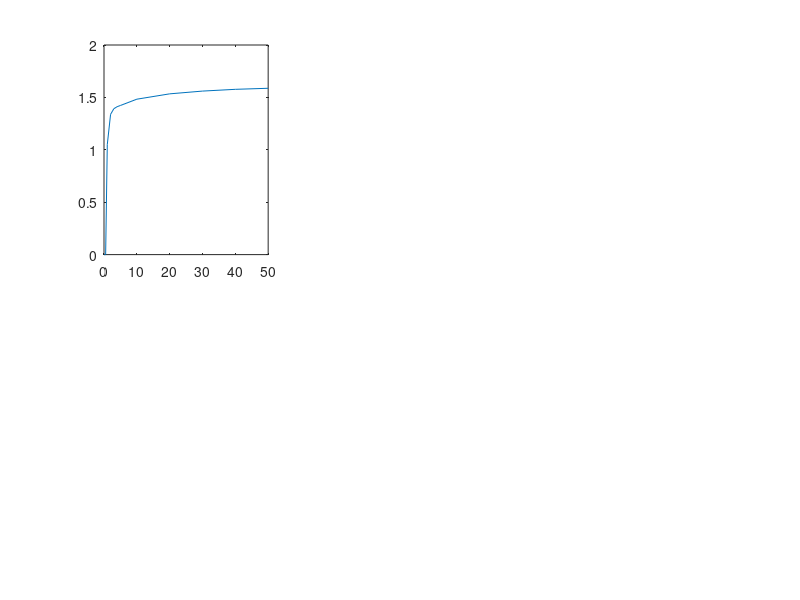

Reproduce this figure in MATLAB. (Note: this script raises an error after producing the figure.)
% plot the subplots for the paper figure Fig.6
% first line: increasing chi for Dw=40 and fv>0
% second line: Dw=1 and fv<0
% columns: 1) u (cells); 2) v (activator); 3) w (inhibitor)
clear all; close all; clc;


% the chi vector values
t = [0;0.1;0.2;0.3;0.4;0.5;1;2;3;4;5;10;20;30;40;50];
sizedata = length(t);

% the fitting coefficients are already calculated and saved
%Fitting function
F = @(x,xdata) x(1)*exp(-x(2)*xdata) + x(3)*exp(-x(4)*xdata) + x(5)*ones(sizedata,1);

% to plot the fitting
linesize = 2;
tplot = linspace(0,50);

% set screen sized plot
set(gcf, 'Position', get(0, 'Screensize'));

%configs for the plots line size and mark size
wid = 2;
mark = 12;
fontsize=30;

% colors used at the plot
color1 = [0.33,0.11,0.56];
color2 = [0.45,0.51,0.58];
color3 = [0.52,0.45,0.82];
color4 = [0.53,0.42,0.28];

facecolor1 = [0.726203203201294,0.785383284091950,0.913725495338440];
facecolor2 = [0.796078443527222,0.856862783432007,0.899999976158142];
facecolor3 = [0.863305330276489,0.881792724132538,0.870588243007660];
facecolor4 = [0.941176474094391,0.909803926944733,0.835294127464294];

%%%%%%%%%%%%%%%%%%%%%%%%%%%%%%%%%%%%%%%%%%%%%%%%%%%%%%%%
%first row: load the pattern measurements for inside Turing space
load('Fig6_data_abc_Dw40fvpos.mat')


%%%%%%%%%%%%%%%%%%%%%%%%%%%%%%%%%%%%%%%%%%%%%%%%%%%
% subplot 1

subplot(2,3,1)
load('Fig6_Mu_fit_abc_Dw40fvpos.mat')

y1 = vetu1;
y2 = vetu2;
y3 = vetu3;
y4 = vetu4;


plot1 = plot(t,y1); hold on;
plot1.MarkerSize = mark;
plot1.Marker = 's';
plot1.LineStyle = 'none';
plot1.LineWidth = wid;
plot1.MarkerEdgeColor = color1;
plot1.MarkerFaceColor = facecolor1;

% plotting configurations
ax = gca;
axis([0 50 0 1.7]);
axis('square');
ax.FontSize = fontsize;
ax.FontName='Helvetica';
xlabel('\chi')
ylabel('M')

plot2 = plot(t,y2); hold on;
plot2.MarkerSize = mark;
plot2.Marker = '^';
plot2.LineStyle = 'none';
plot2.LineWidth = wid;
plot2.MarkerEdgeColor = color2;
plot2.MarkerFaceColor = facecolor2;

plot3 = plot(t,y3); hold on;
plot3.MarkerSize = mark;
plot3.Marker = 'o';
plot3.LineStyle = 'none';
plot3.LineWidth = wid;
plot3.MarkerEdgeColor = color3;
plot3.MarkerFaceColor = facecolor3;


plot4 = plot(t,y4); hold on;
plot4.MarkerSize = mark;
plot4.Marker = 'd';
plot4.LineStyle = 'none';
plot4.LineWidth = wid;
plot4.MarkerEdgeColor = color4;
plot4.MarkerFaceColor = facecolor4;

%plotting fitting
Fplot1 = F(x1,tplot);
Fplot2 = F(x2,tplot);
Fplot3 = F(x3,tplot);
Fplot4 = F(x4,tplot);

l1 = plot(tplot,Fplot1(1,:)); hold on;
l1.LineWidth = linesize;
l1.LineStyle = '-';
l1.Color = color1;

l2 = plot(tplot,Fplot2(1,:)); hold on;
l2.LineWidth = linesize;
l2.LineStyle = '--';
l2.Color = color2;

l3 = plot(tplot,Fplot3(1,:)); hold on;
l3.LineWidth = linesize;
l3.LineStyle = ':';
l3.Color = color3;

l4 = plot(tplot,Fplot4(1,:)); hold on;
l4.LineWidth = linesize;
l4.LineStyle = '-.';
l4.Color = color4;

legend({'\epsilon_{1}=1, \epsilon_{2}=1','\epsilon_{1}=0, \epsilon_{2}=1','\epsilon_{1}=1, \epsilon_{2}=0',...
    '\epsilon_{1}=0, \epsilon_{2}=0'},'Position',[0.223335234686679 0.616773835641495 0.0988095238095238 0.211162255466053])

% Create textbox
annotation('textbox',...
    [0.0976190476190489 0.883349827387802 0.0357142857142859 0.0523590333716916],...
    'String',{'a)'},...
    'FontSize',fontsize,...
    'LineStyle','none',...
    'FitBoxToText','off',...
    'EdgeColor',[1 1 1]);

hold off;
clear x1 x2 x3 x4;

%%%%%%%%%%%%%%%%%%%%%%%%%%%%%%%%%%%%%%%%%%%%%%%%%%%
% subplot 2

subplot(2,3,2)
load('Fig6_Mv_fit_abc_Dw40fvpos.mat')

y1 = vetv1;
y2 = vetv2;
y3 = vetv3;
y4 = vetv4;

plot1 = plot(t,y1); hold on;
plot1.MarkerSize = mark;
plot1.Marker = 's';
plot1.LineStyle = 'none';
plot1.LineWidth = wid;
plot1.MarkerEdgeColor = color1;
plot1.MarkerFaceColor = facecolor1;

% plotting configurations
ax = gca;
axis([0 50 0 2.1]);
axis('square');
ax.FontSize = fontsize;
ax.FontName='Helvetica';
xlabel('\chi')
ylabel('M')

plot2 = plot(t,y2); hold on;
plot2.MarkerSize = mark;
plot2.Marker = '^';
plot2.LineStyle = 'none';
plot2.LineWidth = wid;
plot2.MarkerEdgeColor = color2;
plot2.MarkerFaceColor = facecolor2;

plot3 = plot(t,y3); hold on;
plot3.MarkerSize = mark;
plot3.Marker = 'o';
plot3.LineStyle = 'none';
plot3.LineWidth = wid;
plot3.MarkerEdgeColor = color3;
plot3.MarkerFaceColor = facecolor3;


plot4 = plot(t,y4); hold on;
plot4.MarkerSize = mark;
plot4.Marker = 'd';
plot4.LineStyle = 'none';
plot4.LineWidth = wid;
plot4.MarkerEdgeColor = color4;
plot4.MarkerFaceColor = facecolor4;


%plotting fitting
Fplot1 = F(x1,tplot);
Fplot2 = F(x2,tplot);
Fplot3 = F(x3,tplot);
Fplot4 = F(x4,tplot);

l1 = plot(tplot,Fplot1(1,:)); hold on;
l1.LineWidth = linesize;
l1.LineStyle = '-';
l1.Color = color1;

l2 = plot(tplot,Fplot2(1,:)); hold on;
l2.LineWidth = linesize;
l2.LineStyle = '--';
l2.Color = color2;

l3 = plot(tplot,Fplot3(1,:)); hold on;
l3.LineWidth = linesize;
l3.LineStyle = ':';
l3.Color = color3;

l4 = plot(tplot,Fplot4(1,:)); hold on;
l4.LineWidth = linesize;
l4.LineStyle = '-.';
l4.Color = color4;


% Create textbox
annotation('textbox',...
    [0.377976190476195 0.884500575373993 0.0357142857142858 0.0523590333716916],...
    'String',{'b)'},...
    'FontSize',fontsize,...
    'LineStyle','none',...
    'FitBoxToText','off',...
    'EdgeColor',[1 1 1]);


hold off;



%%%%%%%%%%%%%%%%%%%%%%%%%%%%%%%%%%%%%%%%%%%%%%%%%%%
% subplot 3

subplot(2,3,3)
load('Fig6_Mw_fit_abc_Dw40fvpos.mat')

y1 = vetw1;
y2 = vetw2;
y3 = vetw3;
y4 = vetw4;

plot1 = plot(t,y1); hold on;
plot1.MarkerSize = mark;
plot1.Marker = 's';
plot1.LineStyle = 'none';
plot1.LineWidth = wid;
plot1.MarkerEdgeColor = color1;
plot1.MarkerFaceColor = facecolor1;

% plotting configurations
ax = gca;
axis([0 50 0 0.09]);
axis('square');
ax.FontSize = fontsize;
ax.FontName='Helvetica';
xlabel('\chi')
ylabel('M')

plot2 = plot(t,y2); hold on;
plot2.MarkerSize = mark;
plot2.Marker = '^';
plot2.LineStyle = 'none';
plot2.LineWidth = wid;
plot2.MarkerEdgeColor = color2;
plot2.MarkerFaceColor = facecolor2;

plot3 = plot(t,y3); hold on;
plot3.MarkerSize = mark;
plot3.Marker = 'o';
plot3.LineStyle = 'none';
plot3.LineWidth = wid;
plot3.MarkerEdgeColor = color3;
plot3.MarkerFaceColor = facecolor3;


plot4 = plot(t,y4); hold on;
plot4.MarkerSize = mark;
plot4.Marker = 'd';
plot4.LineStyle = 'none';
plot4.LineWidth = wid;
plot4.MarkerEdgeColor = color4;
plot4.MarkerFaceColor = facecolor4;


%plotting fitting
Fplot1 = F(x1,tplot);
Fplot2 = F(x2,tplot);
Fplot3 = F(x3,tplot);
Fplot4 = F(x4,tplot);

l1 = plot(tplot,Fplot1(1,:)); hold on;
l1.LineWidth = linesize;
l1.LineStyle = '-';
l1.Color = color1;

l2 = plot(tplot,Fplot2(1,:)); hold on;
l2.LineWidth = linesize;
l2.LineStyle = '--';
l2.Color = color2;

l3 = plot(tplot,Fplot3(1,:)); hold on;
l3.LineWidth = linesize;
l3.LineStyle = ':';
l3.Color = color3;

l4 = plot(tplot,Fplot4(1,:)); hold on;
l4.LineWidth = linesize;
l4.LineStyle = '-.';
l4.Color = color4;


% Create textbox
annotation('textbox',...
    [0.650000000000005 0.884500575373993 0.0357142857142857 0.0523590333716916],...
    'String',{'c)'},...
    'FontSize',fontsize,...
    'LineStyle','none',...
    'FitBoxToText','off',...
    'EdgeColor',[1 1 1]);


hold off;

%%%%%%%%%%%%%%%%%%%%%%%%%%%%%%%%%%%%%%%%%%%%%%%%%%%
%second row: load the pattern measurements outside Turing
load('Fig6_data_def_Dw1fvneg.mat');


%%%%%%%%%%%%%%%%%%%%%%%%%%%%%%%%%%%%%%%%%%%%%%%%%%%
% subplot 4
% plot u with e2=0
subplot(2,3,4)
load('Fig6_Mu_fit_def_Dw1fvneg.mat')

y1 = vetu1;
y2 = vetu2;
y3 = vetu3;
y4 = vetu4;


plot1 = plot(t,y1); hold on;
plot1.MarkerSize = mark;
plot1.Marker = 's';
plot1.LineStyle = 'none';
plot1.LineWidth = wid;
plot1.MarkerEdgeColor = color1;
plot1.MarkerFaceColor = facecolor1;

% plotting configurations
ax = gca;
axis([0 50 0 1.7]);
axis('square');
ax.FontSize = fontsize;
ax.FontName='Helvetica';
xlabel('\chi')
ylabel('M')

plot2 = plot(t,y2); hold on;
plot2.MarkerSize = mark;
plot2.Marker = '^';
plot2.LineStyle = 'none';
plot2.LineWidth = wid;
plot2.MarkerEdgeColor = color2;
plot2.MarkerFaceColor = facecolor2;

plot3 = plot(t,y3); hold on;
plot3.MarkerSize = mark;
plot3.Marker = 'o';
plot3.LineStyle = 'none';
plot3.LineWidth = wid;
plot3.MarkerEdgeColor = color3;
plot3.MarkerFaceColor = facecolor3;


plot4 = plot(t,y4); hold on;
plot4.MarkerSize = mark;
plot4.Marker = 'd';
plot4.LineStyle = 'none';
plot4.LineWidth = wid;
plot4.MarkerEdgeColor = color4;
plot4.MarkerFaceColor = facecolor4;

%plotting fitting
Fplot1 = F(x1,tplot);
Fplot2 = F(x2,tplot);
Fplot3 = F(x3,tplot);
Fplot4 = F(x4,tplot);

l1 = plot(tplot,Fplot1(1,:)); hold on;
l1.LineWidth = linesize;
l1.LineStyle = '-';
l1.Color = color1;

l2 = plot(tplot,Fplot2(1,:)); hold on;
l2.LineWidth = linesize;
l2.LineStyle = '--';
l2.Color = color2;

l3 = plot(tplot,Fplot3(1,:)); hold on;
l3.LineWidth = linesize;
l3.LineStyle = ':';
l3.Color = color3;

l4 = plot(tplot,Fplot4(1,:)); hold on;
l4.LineWidth = linesize;
l4.LineStyle = '-.';
l4.Color = color4;

% legend({'\epsilon_{1}=1, \epsilon_{2}=1','\epsilon_{1}=0, \epsilon_{2}=1','\epsilon_{1}=1, \epsilon_{2}=0',...
%     '\epsilon_{1}=0, \epsilon_{2}=0'},'Position',...
% [0.222899845668248 0.132603264016265 0.0988095238095236 0.263923754977893])


% Create textbox
annotation('textbox',...
    [0.0976190476190528 0.410392405063291 0.0357142857142858 0.0523590333716915],...
    'String',{'d)'},...
    'FontSize',fontsize,...
    'LineStyle','none',...
    'FitBoxToText','off',...
    'EdgeColor',[1 1 1]);

hold off;

clear x1 x2 x3 x4;

%%%%%%%%%%%%%%%%%%%%%%%%%%%%%%%%%%%%%%%%%%%%%%%%%%%
% subplot 5
% plot v with e2=0

subplot(2,3,5)
load('Fig6_Mv_fit_def_Dw1fvneg.mat')

y1 = vetv1;
y2 = vetv2;
y3 = vetv3;
y4 = vetv4;

plot1 = plot(t,y1); hold on;
plot1.MarkerSize = mark;
plot1.Marker = 's';
plot1.LineStyle = 'none';
plot1.LineWidth = wid;
plot1.MarkerEdgeColor = color1;
plot1.MarkerFaceColor = facecolor1;

% plotting configurations
ax = gca;
axis([0 50 0 2.1]);
axis('square');
ax.FontSize = fontsize;
ax.FontName='Helvetica';
xlabel('\chi')
ylabel('M')

plot2 = plot(t,y2); hold on;
plot2.MarkerSize = mark;
plot2.Marker = '^';
plot2.LineStyle = 'none';
plot2.LineWidth = wid;
plot2.MarkerEdgeColor = color2;
plot2.MarkerFaceColor = facecolor2;

plot3 = plot(t,y3); hold on;
plot3.MarkerSize = mark;
plot3.Marker = 'o';
plot3.LineStyle = 'none';
plot3.LineWidth = wid;
plot3.MarkerEdgeColor = color3;
plot3.MarkerFaceColor = facecolor3;


plot4 = plot(t,y4); hold on;
plot4.MarkerSize = mark;
plot4.Marker = 'd';
plot4.LineStyle = 'none';
plot4.LineWidth = wid;
plot4.MarkerEdgeColor = color4;
plot4.MarkerFaceColor = facecolor4;


%plotting fitting
Fplot1 = F(x1,tplot);
Fplot2 = F(x2,tplot);
Fplot3 = F(x3,tplot);
Fplot4 = F(x4,tplot);

l1 = plot(tplot,Fplot1(1,:)); hold on;
l1.LineWidth = linesize;
l1.LineStyle = '-';
l1.Color = color1;

l2 = plot(tplot,Fplot2(1,:)); hold on;
l2.LineWidth = linesize;
l2.LineStyle = '--';
l2.Color = color2;

l3 = plot(tplot,Fplot3(1,:)); hold on;
l3.LineWidth = linesize;
l3.LineStyle = ':';
l3.Color = color3;

l4 = plot(tplot,Fplot4(1,:)); hold on;
l4.LineWidth = linesize;
l4.LineStyle = '-.';
l4.Color = color4;


% Create textbox
annotation('textbox',...
    [0.377976190476196 0.410392405063291 0.0357142857142858 0.0523590333716916],...
    'String',{'e)'},...
    'FontSize',fontsize,...
    'LineStyle','none',...
    'FitBoxToText','off',...
    'EdgeColor',[1 1 1]);

hold off;




%%%%%%%%%%%%%%%%%%%%%%%%%%%%%%%%%%%%%%%%%%%%%%%%%%%
% subplot 6
% plot w with e2=0

subplot(2,3,6)
load('Fig6_Mw_fit_def_Dw1fvneg.mat')

y1 = vetw1;
y2 = vetw2;
y3 = vetw3;
y4 = vetw4;

plot1 = plot(t,y1); hold on;
plot1.MarkerSize = mark;
plot1.Marker = 's';
plot1.LineStyle = 'none';
plot1.LineWidth = wid;
plot1.MarkerEdgeColor = color1;
plot1.MarkerFaceColor = facecolor1;

% plotting configurations
ax = gca;
axis([0 50 0 0.09]);
axis('square');
ax.FontSize = fontsize;
ax.FontName='Helvetica';
xlabel('\chi')
ylabel('M')

plot2 = plot(t,y2); hold on;
plot2.MarkerSize = mark;
plot2.Marker = '^';
plot2.LineStyle = 'none';
plot2.LineWidth = wid;
plot2.MarkerEdgeColor = color2;
plot2.MarkerFaceColor = facecolor2;

plot3 = plot(t,y3); hold on;
plot3.MarkerSize = mark;
plot3.Marker = 'o';
plot3.LineStyle = 'none';
plot3.LineWidth = wid;
plot3.MarkerEdgeColor = color3;
plot3.MarkerFaceColor = facecolor3;


plot4 = plot(t,y4); hold on;
plot4.MarkerSize = mark;
plot4.Marker = 'd';
plot4.LineStyle = 'none';
plot4.LineWidth = wid;
plot4.MarkerEdgeColor = color4;
plot4.MarkerFaceColor = facecolor4;


%plotting fitting
Fplot1 = F(x1,tplot);
Fplot2 = F(x2,tplot);
Fplot3 = F(x3,tplot);
Fplot4 = F(x4,tplot);

l1 = plot(tplot,Fplot1(1,:)); hold on;
l1.LineWidth = linesize;
l1.LineStyle = '-';
l1.Color = color1;

l2 = plot(tplot,Fplot2(1,:)); hold on;
l2.LineWidth = linesize;
l2.LineStyle = '--';
l2.Color = color2;

l3 = plot(tplot,Fplot3(1,:)); hold on;
l3.LineWidth = linesize;
l3.LineStyle = ':';
l3.Color = color3;

l4 = plot(tplot,Fplot4(1,:)); hold on;
l4.LineWidth = linesize;
l4.LineStyle = '-.';
l4.Color = color4;


% Create textbox
annotation('textbox',...
    [0.650000000000005 0.410392405063291 0.0357142857142857 0.0523590333716916],...
    'String',{'f)'},...
    'FontSize',fontsize,...
    'LineStyle','none',...
    'FitBoxToText','off',...
    'EdgeColor',[1 1 1]);

hold off;


%%%%%%%%%%%%%%%%%%%%%%%%%%%%%%%%%%%%%%%%%%%%%%%%%%%%%%%%%%%%%%%%%%%%%%
%           save eps file
%%%%%%%%%%%%%%%%%%%%%%%%%%%%%%%%%%%%%%%%%%%%%%%%%%%%%%%%%%%%%%%%%%%%%%
% saveas(gcf,'measurement_chi_1','epsc')







